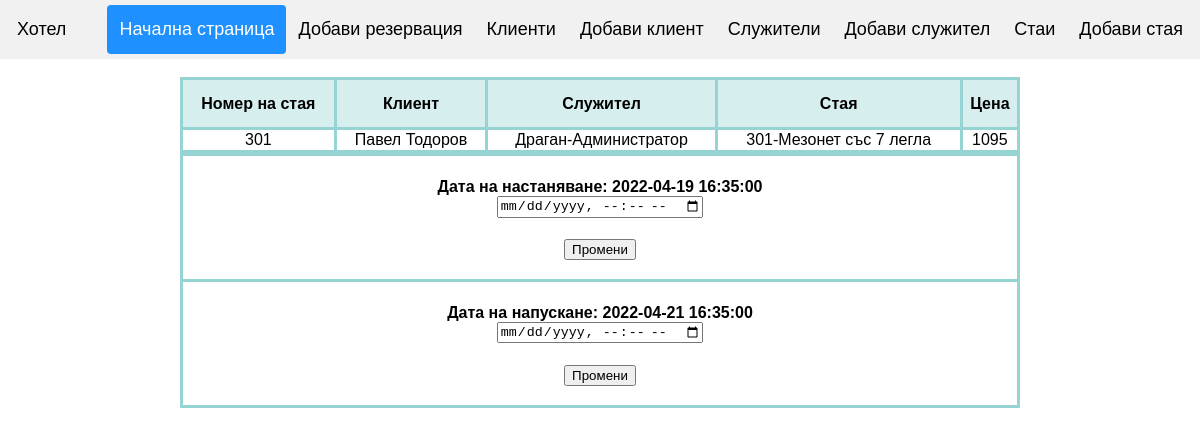
The page /showdetails.php?id=12 on the database its author committed.
### tables this page shows
CREATE TABLE `reservation` (
  `id_reservation` int(11) NOT NULL,
  `res_client` int(11) NOT NULL,
  `res_agent` int(11) NOT NULL,
  `res_room` int(11) NOT NULL,
  `date_in` datetime NOT NULL,
  `date_out` datetime NOT NULL
);

CREATE TABLE `room` (
  `id_room` int(11) NOT NULL,
  `room_number` varchar(255) NOT NULL,
  `room_type` int(255) NOT NULL,
  `room_price` varchar(255) NOT NULL,
  `room_status` varchar(255) NOT NULL
);

CREATE TABLE `client` (
  `id_client` int(11) NOT NULL,
  `client_fname` varchar(255) NOT NULL,
  `client_lname` varchar(255) NOT NULL,
  `client_address` varchar(255) NOT NULL,
  `client_phone` varchar(255) NOT NULL,
  `client_email` varchar(255) NOT NULL,
  `client_bill` decimal(12,2) NOT NULL
);

CREATE TABLE `agent` (
  `id_agent` int(11) NOT NULL,
  `agent_name` varchar(255) NOT NULL,
  `agent_phone` varchar(255) NOT NULL,
  `agent_position` int(11) NOT NULL
);

CREATE TABLE `agent_pos` (
  `id_pos` int(11) NOT NULL,
  `position` varchar(255) NOT NULL
);

CREATE TABLE `room_type` (
  `id_type` int(11) NOT NULL,
  `type` varchar(255) NOT NULL
);

### showdetails.php (the view, shortened to what this page needs)
<?php
include ('view/header.php');
?>
<!DOCTYPE html>
<html>
<head>
</head>
<body>
<br>
<table class="table">
        <thead>
            <tr style="height:50px">
                <th style="text-align:center;background-color: #D6EEEE">Номер на стая</th>
                <th style="text-align:center;background-color: #D6EEEE">Клиент</th>
                <th style="text-align:center;background-color: #D6EEEE">Служител</th>
                <th style="text-align:center;background-color: #D6EEEE">Стая</th>
                <th style="text-align:center;background-color: #D6EEEE">Цена</th>
            </tr>
        </thead>
        <tbody>
    <?php
        if(isset($_GET['id'])){
        $id = mysqli_real_escape_string($conn, $_GET['id']);
        $sql = "SELECT reservation.id_reservation,reservation.date_in, reservation.date_out, reservation.res_client, reservation.res_agent, reservation.res_room, room.room_status, room.room_number,room.id_room, room.room_price, room_type.type, client.id_client, client.client_fname, client.client_lname, agent.id_agent, agent.agent_name, agent_pos.position FROM reservation JOIN room ON reservation.res_room = room.id_room JOIN room_type ON room.room_type = room_type.id_type JOIN client ON reservation.res_client = client.id_client JOIN agent ON reservation.res_agent = agent.id_agent JOIN agent_pos ON agent.agent_position = agent_pos.id_pos WHERE reservation.id_reservation = $id";
        $query=mysqli_query($conn,$sql)or die(mysqli_error());
        while($row=mysqli_fetch_array($query)){
        ?>
            <tr>
                <td style="text-align:center; "><?php echo $row['room_number'] ?></td>
                <td style="text-align:center; "><?php echo $row['client_fname']." ".$row['client_lname'] ?></td>
                <td style="text-align:center; "><?php echo $row['agent_name']."-".$row['position'] ?></td>
                <td style="text-align:center; "><?php echo $row['room_number']."-".$row['type'] ?></td>
                <td style="text-align:center; "><?php echo $row['room_price'] ?></td>
        </tr>
            <?php } } ?>
        </tbody>
    </table>
<table class="table3">
<form method="POST">
<?php
$id = mysqli_real_escape_string($conn, $_GET['id']);
$sql = "SELECT reservation.id_reservation,reservation.date_in, reservation.date_out, reservation.res_client, reservation.res_agent, reservation.res_room, room.room_status, room.room_number,room.id_room, client.id_client, client.client_fname, client.client_lname, agent.id_agent, agent.agent_name, agent.agent_position FROM reservation JOIN room ON reservation.res_room = room.id_room JOIN client ON reservation.res_client = client.id_client JOIN agent ON reservation.res_agent = agent.id_agent WHERE reservation.id_reservation = $id";
        $query=mysqli_query($conn,$sql)or die(mysqli_error());
        while($row=mysqli_fetch_array($query)){
            ?>
<tr>
    <th>
    <h4>Дата на настаняване: <?php echo $row['date_in']; ?>
    <br>
    <form method="POST">
    <input type="datetime-local" id="date_in" name="date_in">
     </h4>
     <input type="submit" name="updatedatein" value="Промени">
     <br><br>
     </form>
<tr>
    <th>
    <h4>Дата на напускане: <?php echo $row['date_out']; ?>
    <br>
    <form method="POST">
    <input type="datetime-local" id="date_out" name="date_out">
     </h4>
    <input type="submit" name="updatedateout" value="Промени">
    <br><br>
    </th>
</tr>
</table>
<?php }
          ?>
</body>
</html>

### view/header.php (style rules this page uses)
* { box-sizing: border-box; }
body { margin: 0; font-family: Arial, Helvetica, sans-serif; }

### showdetails.php (style rules this page uses)
* { box-sizing: border-box; }
.table { margin-left: auto; margin-right: auto; width: 70%; border-collapse: collapse; }
.table3 { margin-left: auto; margin-right: auto; width: 70%; border-collapse: collapse; }
th, td { border-style:solid; border-color: #96D4D4; }

### rows shown on the page
reservation: res_room.room_number "301", res_client.client_fname "Павел", res_client.client_lname "Тодоров", res_agent.agent_name "Драган", agent_pos.position "Администратор", room_type.type "Мезонет със 7 легла", res_room.room_price "1095", date_in "2022-04-19 16:35:00", date_out "2022-04-21 16:35:00"
